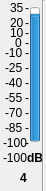
    <widget class="QWidget" name="widget_4" native="true">
     <property name="geometry">
      <rect>
       <x>120</x>
       <y>40</y>
       <width>46</width>
       <height>191</height>
      </rect>
     </property>
     <widget class="QProgressBar" name="progressBar_46">
      <property name="geometry">
       <rect>
        <x>30</x>
        <y>7</y>
        <width>10</width>
        <height>135</height>
       </rect>
      </property>
      <property name="contextMenuPolicy">
       <enum>Qt::DefaultContextMenu</enum>
      </property>
      <property name="toolTip">
       <string>Local Input 1 Meter</string>
      </property>
      <property name="statusTip">
       <string/>
      </property>
      <property name="whatsThis">
       <string/>
      </property>
      <property name="autoFillBackground">
       <bool>false</bool>
      </property>
      <property name="minimum">
       <number>-100</number>
      </property>
      <property name="maximum">
       <number>35</number>
      </property>
      <property name="value">
       <number>24</number>
      </property>
      <property name="textVisible">
       <bool>true</bool>
      </property>
      <property name="orientation">
       <enum>Qt::Vertical</enum>
      </property>
      <property name="invertedAppearance">
       <bool>false</bool>
      </property>
      <property name="format">
       <string>%p%</string>
      </property>
     </widget>
     <widget class="QLabel" name="m0_46">
      <property name="geometry">
       <rect>
        <x>25</x>
        <y>0</y>
        <width>16</width>
        <height>16</height>
       </rect>
      </property>
      <property name="text">
       <string>-</string>
      </property>
     </widget>
     <widget class="QLabel" name="t35_46">
      <property name="geometry">
       <rect>
        <x>10</x>
        <y>0</y>
        <width>16</width>
        <height>16</height>
       </rect>
      </property>
      <property name="text">
       <string>35</string>
      </property>
     </widget>
     <widget class="QLabel" name="tn100_46">
      <property name="geometry">
       <rect>
        <x>3</x>
        <y>135</y>
        <width>31</width>
        <height>16</height>
       </rect>
      </property>
      <property name="text">
       <string>-100</string>
      </property>
     </widget>
     <widget class="QLabel" name="m15_46">
      <property name="geometry">
       <rect>
        <x>25</x>
        <y>15</y>
        <width>16</width>
        <height>16</height>
       </rect>
      </property>
      <property name="text">
       <string>-</string>
      </property>
     </widget>
     <widget class="QLabel" name="m25_46">
      <property name="geometry">
       <rect>
        <x>25</x>
        <y>25</y>
        <width>16</width>
        <height>16</height>
       </rect>
      </property>
      <property name="text">
       <string>-</string>
      </property>
     </widget>
     <widget class="QLabel" name="m90_46">
      <property name="geometry">
       <rect>
        <x>25</x>
        <y>90</y>
        <width>16</width>
        <height>16</height>
       </rect>
      </property>
      <property name="text">
       <string>-</string>
      </property>
     </widget>
     <widget class="QLabel" name="m105_46">
      <property name="geometry">
       <rect>
        <x>25</x>
        <y>105</y>
        <width>16</width>
        <height>16</height>
       </rect>
      </property>
      <property name="text">
       <string>-</string>
      </property>
     </widget>
     <widget class="QLabel" name="m120_46">
      <property name="geometry">
       <rect>
        <x>25</x>
        <y>120</y>
        <width>16</width>
        <height>16</height>
       </rect>
      </property>
      <property name="text">
       <string>-</string>
      </property>
     </widget>
     <widget class="QLabel" name="m135_46">
      <property name="geometry">
       <rect>
        <x>25</x>
        <y>135</y>
        <width>16</width>
        <height>16</height>
       </rect>
      </property>
      <property name="text">
       <string>-</string>
      </property>
     </widget>
     <widget class="QLabel" name="m45_46">
      <property name="geometry">
       <rect>
        <x>25</x>
        <y>45</y>
        <width>16</width>
        <height>16</height>
       </rect>
      </property>
      <property name="text">
       <string>-</string>
      </property>
     </widget>
     <widget class="QLabel" name="m60_46">
      <property name="geometry">
       <rect>
        <x>25</x>
        <y>60</y>
        <width>16</width>
        <height>16</height>
       </rect>
      </property>
      <property name="text">
       <string>-</string>
      </property>
     </widget>
     <widget class="QLabel" name="m75_46">
      <property name="geometry">
       <rect>
        <x>25</x>
        <y>75</y>
        <width>16</width>
        <height>16</height>
       </rect>
      </property>
      <property name="text">
       <string>-</string>
      </property>
     </widget>
     <widget class="QLabel" name="t20_46">
      <property name="geometry">
       <rect>
        <x>10</x>
        <y>15</y>
        <width>16</width>
        <height>16</height>
       </rect>
      </property>
      <property name="text">
       <string>20</string>
      </property>
     </widget>
     <widget class="QLabel" name="t5_46">
      <property name="geometry">
       <rect>
        <x>10</x>
        <y>25</y>
        <width>16</width>
        <height>16</height>
       </rect>
      </property>
      <property name="text">
       <string>10</string>
      </property>
     </widget>
     <widget class="QLabel" name="tn10_46">
      <property name="geometry">
       <rect>
        <x>5</x>
        <y>45</y>
        <width>21</width>
        <height>16</height>
       </rect>
      </property>
      <property name="text">
       <string>-10</string>
      </property>
     </widget>
     <widget class="QLabel" name="tn25_46">
      <property name="geometry">
       <rect>
        <x>5</x>
        <y>60</y>
        <width>21</width>
        <height>16</height>
       </rect>
      </property>
      <property name="text">
       <string>-25</string>
      </property>
     </widget>
     <widget class="QLabel" name="tn40_46">
      <property name="geometry">
       <rect>
        <x>5</x>
        <y>75</y>
        <width>21</width>
        <height>16</height>
       </rect>
      </property>
      <property name="text">
       <string>-40</string>
      </property>
     </widget>
     <widget class="QLabel" name="tn55_46">
      <property name="geometry">
       <rect>
        <x>5</x>
        <y>90</y>
        <width>21</width>
        <height>16</height>
       </rect>
      </property>
      <property name="text">
       <string>-55</string>
      </property>
     </widget>
     <widget class="QLabel" name="tn70_46">
      <property name="geometry">
       <rect>
        <x>5</x>
        <y>105</y>
        <width>21</width>
        <height>16</height>
       </rect>
      </property>
      <property name="text">
       <string>-70</string>
      </property>
     </widget>
     <widget class="QLabel" name="tn85_46">
      <property name="geometry">
       <rect>
        <x>5</x>
        <y>120</y>
        <width>21</width>
        <height>16</height>
       </rect>
      </property>
      <property name="text">
       <string>-85</string>
      </property>
     </widget>
     <widget class="QLabel" name="m35_46">
      <property name="geometry">
       <rect>
        <x>25</x>
        <y>35</y>
        <width>16</width>
        <height>16</height>
       </rect>
      </property>
      <property name="text">
       <string>-</string>
      </property>
     </widget>
     <widget class="QLabel" name="t0_46">
      <property name="geometry">
       <rect>
        <x>15</x>
        <y>35</y>
        <width>16</width>
        <height>16</height>
       </rect>
      </property>
      <property name="text">
       <string>0</string>
      </property>
     </widget>
     <widget class="QLabel" name="value_46">
      <property name="geometry">
       <rect>
        <x>3</x>
        <y>150</y>
        <width>31</width>
        <height>16</height>
       </rect>
      </property>
      <property name="autoFillBackground">
       <bool>false</bool>
      </property>
      <property name="frameShadow">
       <enum>QFrame::Plain</enum>
      </property>
      <property name="text">
       <string>-100</string>
      </property>
     </widget>
     <widget class="QLabel" name="dB_46">
      <property name="geometry">
       <rect>
        <x>27</x>
        <y>150</y>
        <width>16</width>
        <height>16</height>
       </rect>
      </property>
      <property name="font">
       <font>
        <weight>75</weight>
        <bold>true</bold>
       </font>
      </property>
      <property name="text">
       <string>dB</string>
      </property>
     </widget>
     <widget class="QLabel" name="number_46">
      <property name="geometry">
       <rect>
        <x>20</x>
        <y>170</y>
        <width>16</width>
        <height>16</height>
       </rect>
      </property>
      <property name="font">
       <font>
        <weight>75</weight>
        <bold>true</bold>
       </font>
      </property>
      <property name="text">
       <string>4</string>
      </property>
     </widget>
     <widget class="Line" name="line_46">
      <property name="geometry">
       <rect>
        <x>35</x>
        <y>0</y>
        <width>16</width>
        <height>191</height>
       </rect>
      </property>
      <property name="orientation">
       <enum>Qt::Vertical</enum>
      </property>
     </widget>
    </widget>
